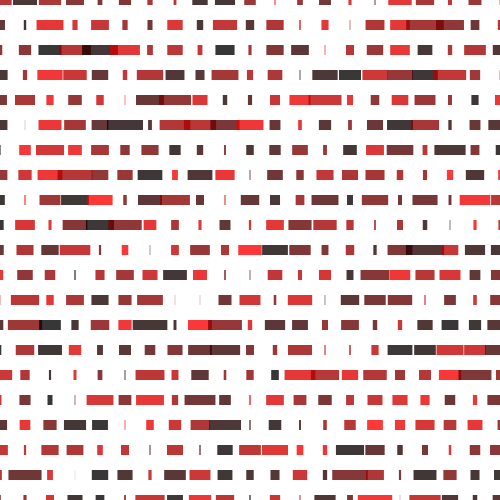
Frame 1 (no input)
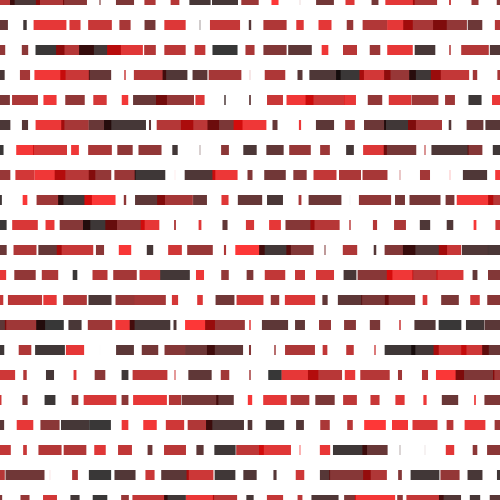
Frame 60 (the mouse pressed at the canvas centre just before this capture)
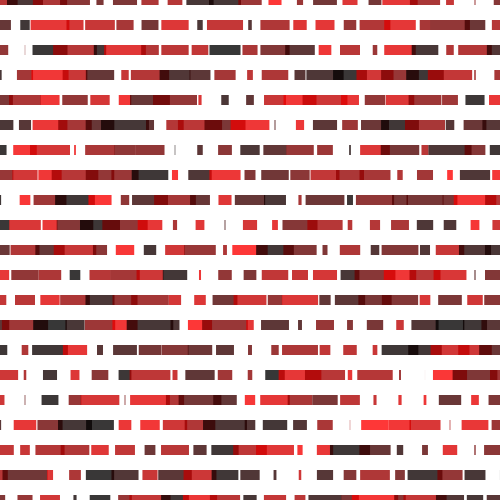
Frame 120 (the mouse held since frame 60 and released just before this capture)

The Processing sketch that drew these frames (run headless with seeded random() and noise(); from frame 60 on, the mouse is pressed at the canvas centre):

// Processing sketch: array_grillaMovediza
// ── array_grillaMovediza.pde
int nColumnas = 30;
int nFilas = 30;

color [][] misColores = new color [nColumnas][nFilas];
float [][] misPortes = new float [nColumnas][nFilas];
float [][] varX = new float [nColumnas][nFilas];
float separacion = 25;



void setup() {
  size(500, 500);
  for (int i=0; i<nColumnas; i++) {
    for (int j=0; j<nFilas; j++) {
      misColores[i][j]= color(random(255), 0, 0, 200);
      misPortes[i][j]= random(20);
      varX[i][j]= random(-20, 20);
    }
  }

  noStroke();
}


void draw() {
  background(255);
  rectMode(CENTER);


  for (int i=0; i<nColumnas; i++) {
    for (int j=0; j<nFilas; j++) {
      if (varX[i][j]>30 || varX[i][j]<-30) {
        varX[i][j] *= -1;
      }
      varX[i][j] += 0.1;

      fill(misColores[i][j]);
      rect(separacion*i, separacion*j, misPortes[i][j] + varX[i][j], 10);
    }
  }
}
